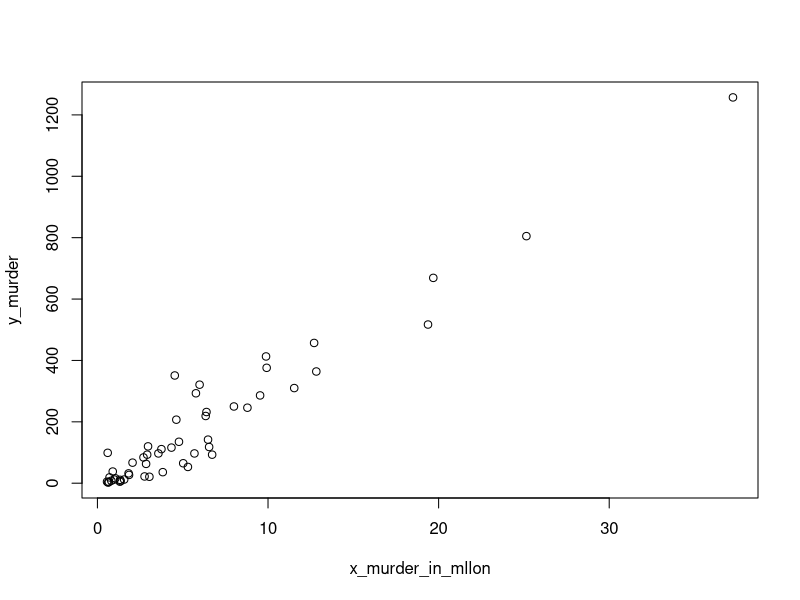
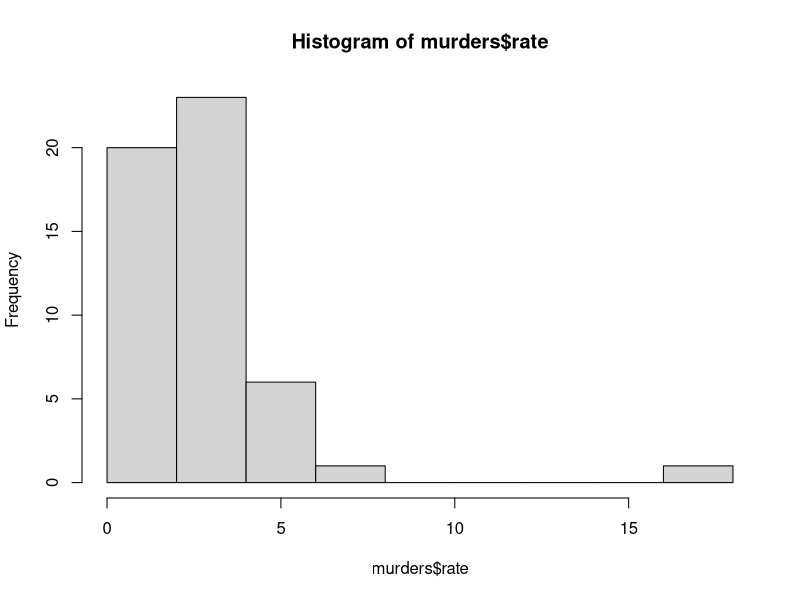
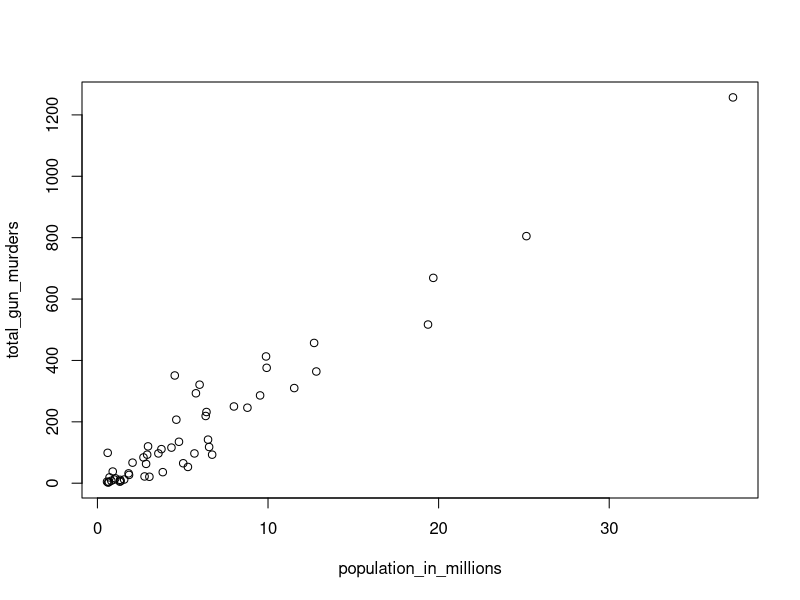
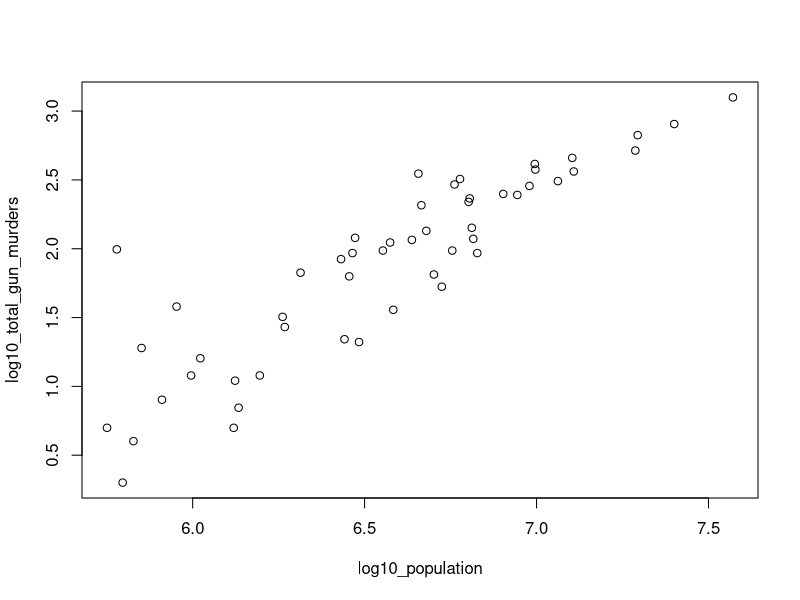
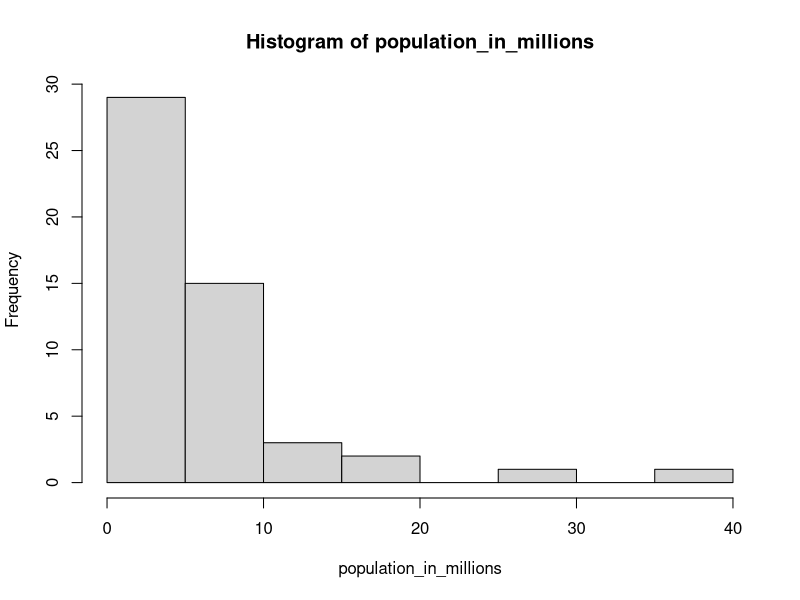
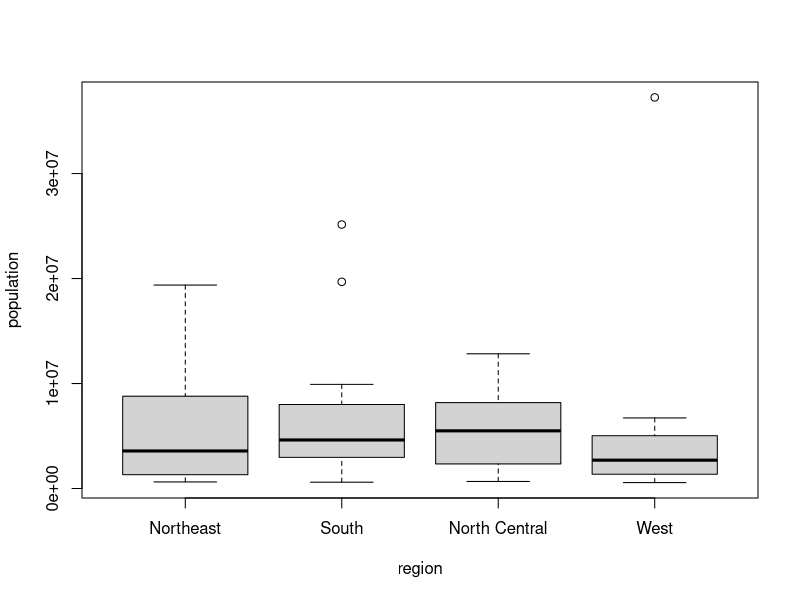

Here is the R script that generated these plots, in order:
library(dplyr)
library(dslabs)
data(murders)

x_murder_in_mllon <- murders$population / 10^6
y_murder <- murders$total

x_murder_in_mllon
y_murder 

plot(x_murder_in_mllon,y_murder)

murders <- mutate(murders,rate = murders$total/ murders$population*100000)
murders

hist(murders$rate)


murders$state[which.max(murders$rate)]




#############################
library(dslabs)
data(murders)

# Define some variables (note that the data set has been
#loaded for you)
population_in_millions <- murders$population/10^6
total_gun_murders <- murders$total
plot(population_in_millions, total_gun_murders)

# Transform the population (the original, unadjusted population, not the population
# in millions) using the logarithmic transformation to base 10 and save it in the
# object `log10_population` 

log10_population <- log10(murders$population)



# Transform the total gun homicides using
# logarithmic transformation to base 10 and save it in the object
# `log10_total_gun_murders`

log10_total_gun_murders <- log10(total_gun_murders)
log10_total_gun_murders
# Create a scatterplot with log-transformed population and homicides

plot(log10_population,log10_total_gun_murders)
###############

library(dslabs)
data(murders)

# Store the population in millions and save it to `population_in_millions`


# Create a histogram of this variable

population_in_millions <- murders$population/10^6

hist(population_in_millions)

###################


library(dslabs)

# In a single line of code, stratify state populations by region 
# and generate boxplots for the strata for the `murders` data set

boxplot(population~region,data=murders)
